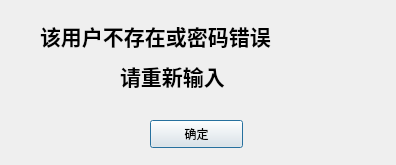
<?xml version="1.0" encoding="UTF-8"?>
<ui version="4.0">
 <class>failedToLogin</class>
 <widget class="QDialog" name="failedToLogin">
  <property name="geometry">
   <rect>
    <x>0</x>
    <y>0</y>
    <width>396</width>
    <height>165</height>
   </rect>
  </property>
  <property name="windowTitle">
   <string>Dialog</string>
  </property>
  <widget class="QLabel" name="label_2">
   <property name="geometry">
    <rect>
     <x>120</x>
     <y>60</y>
     <width>140</width>
     <height>32</height>
    </rect>
   </property>
   <property name="font">
    <font>
     <family>Arial</family>
     <pointsize>16</pointsize>
     <weight>75</weight>
     <bold>true</bold>
    </font>
   </property>
   <property name="text">
    <string>请重新输入</string>
   </property>
  </widget>
  <widget class="QLabel" name="label">
   <property name="geometry">
    <rect>
     <x>40</x>
     <y>20</y>
     <width>308</width>
     <height>32</height>
    </rect>
   </property>
   <property name="font">
    <font>
     <family>Arial</family>
     <pointsize>16</pointsize>
     <weight>75</weight>
     <bold>true</bold>
    </font>
   </property>
   <property name="text">
    <string>该用户不存在或密码错误</string>
   </property>
  </widget>
  <widget class="QPushButton" name="pushButton">
   <property name="geometry">
    <rect>
     <x>150</x>
     <y>120</y>
     <width>93</width>
     <height>28</height>
    </rect>
   </property>
   <property name="text">
    <string>确定</string>
   </property>
  </widget>
 </widget>
 <resources/>
 <connections/>
</ui>
